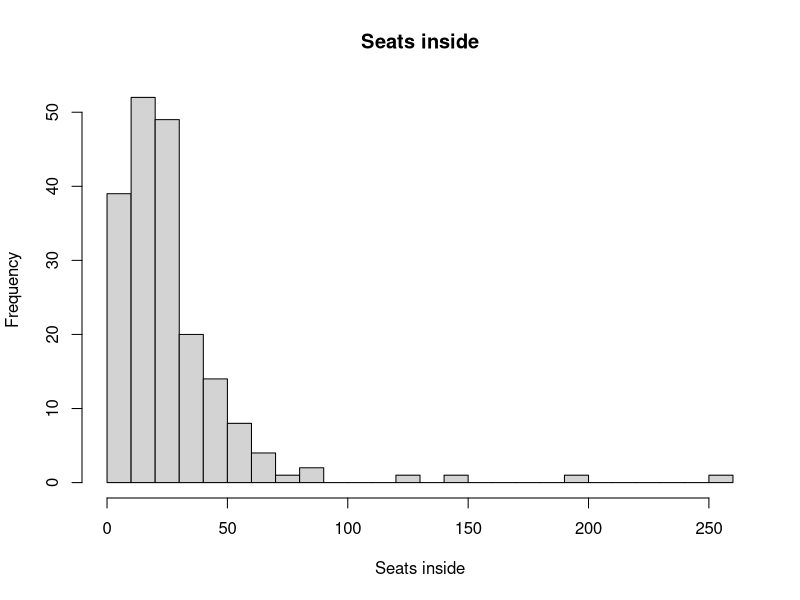
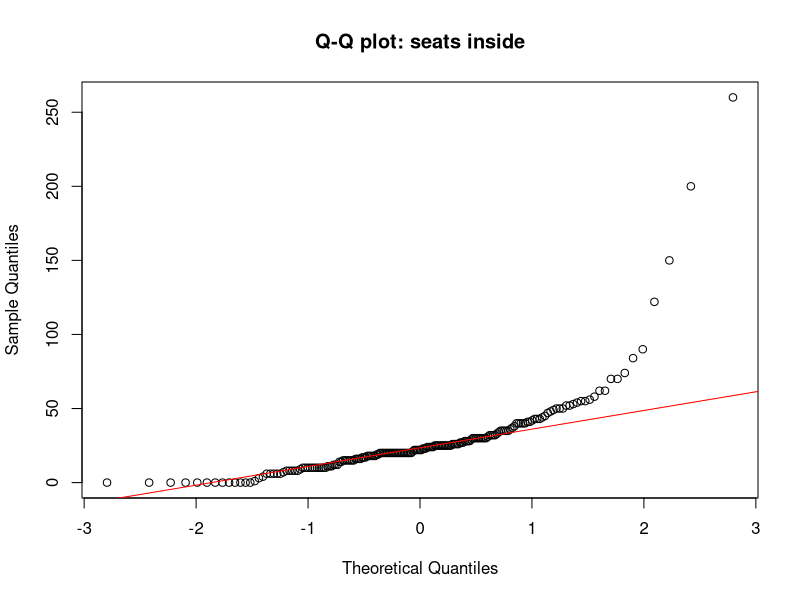
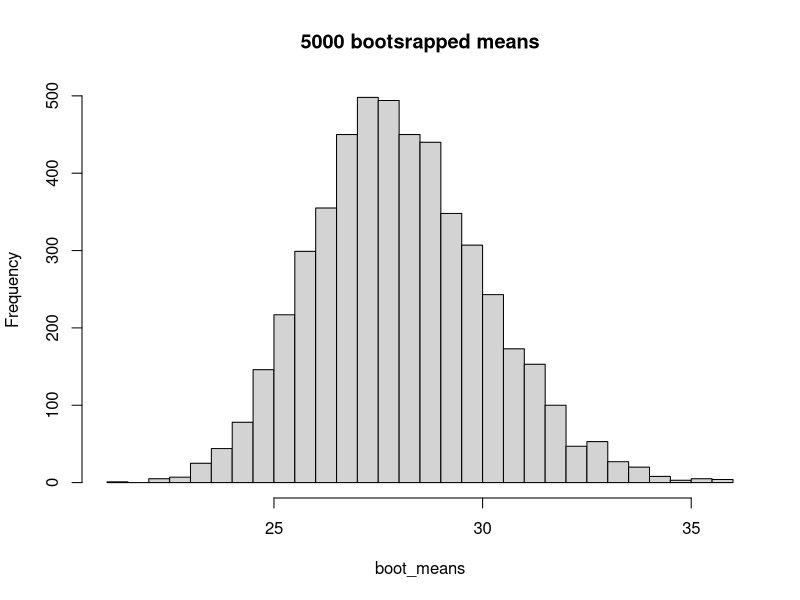
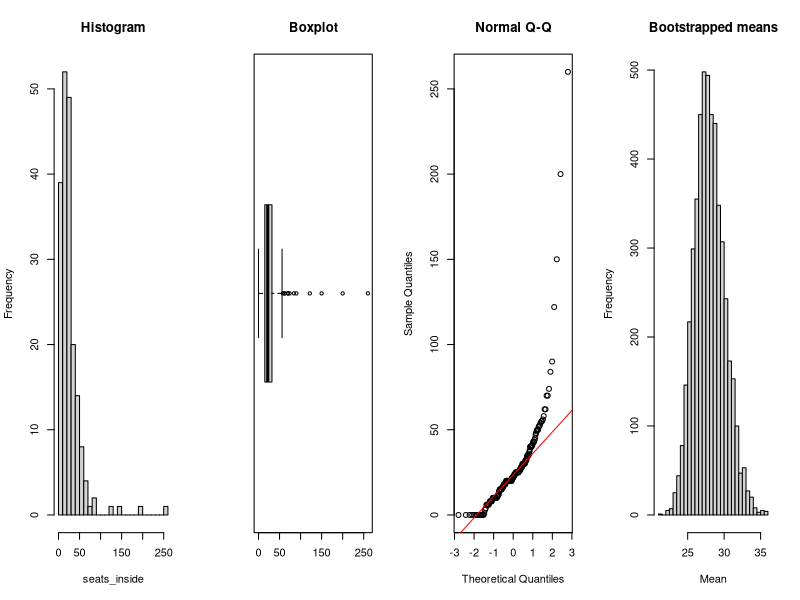
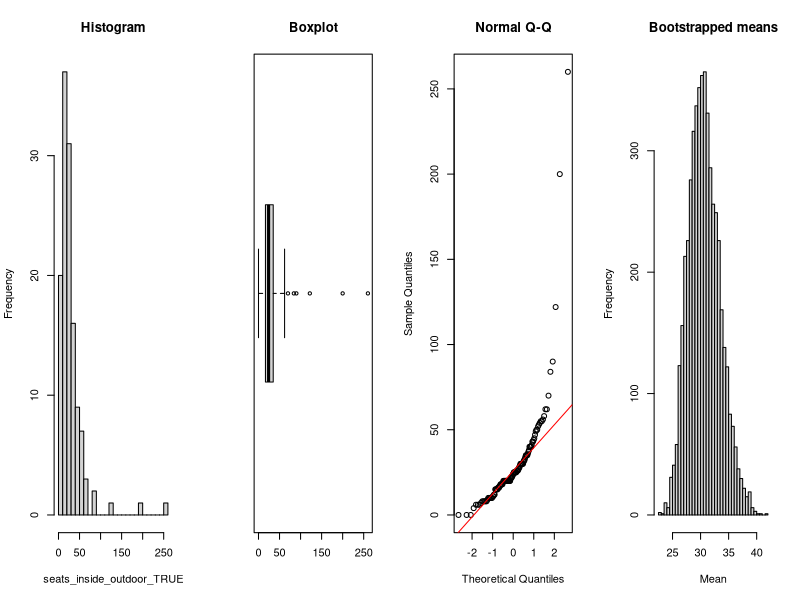
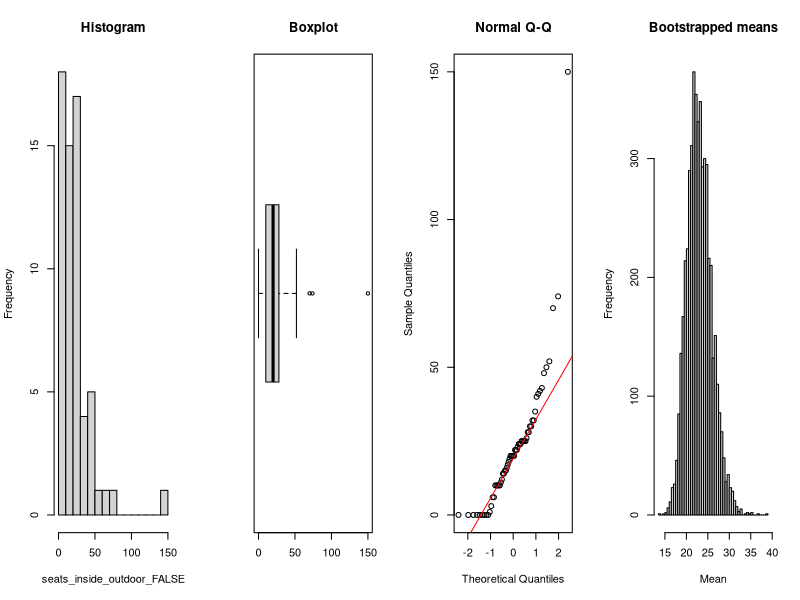
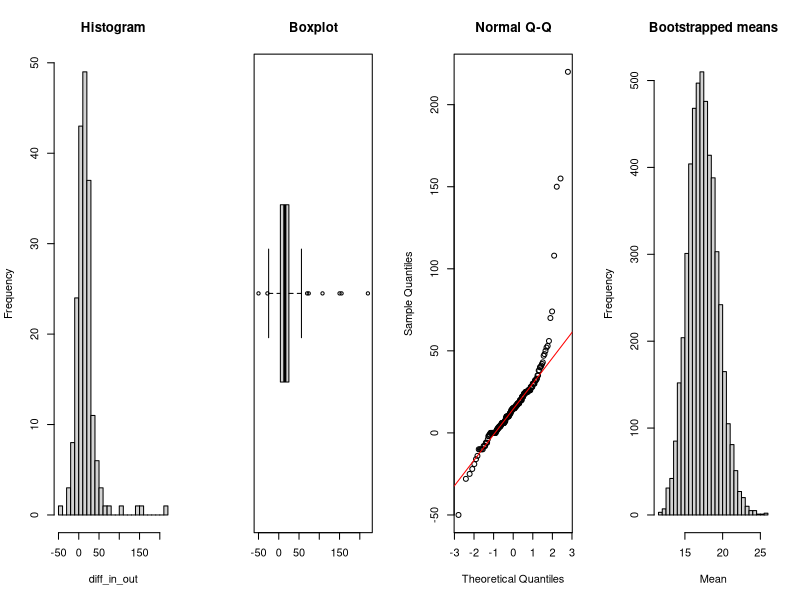
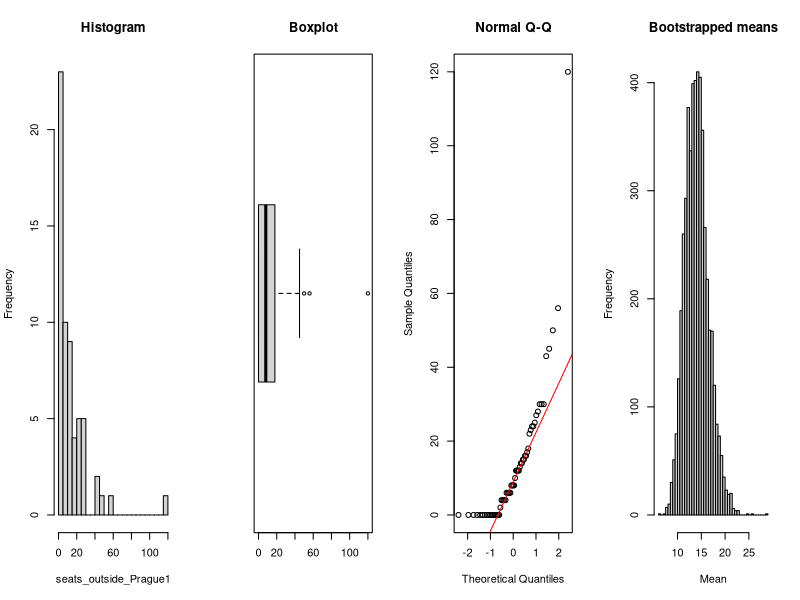

These charts were generated, in order, by the following R code:

# WHAT: a helper that installs a package if it is missing, then loads it,
#       so the script also runs on a computer that doesn't have the package yet.
# HOW:  requireNamespace() checks whether it is installed; if not ('!'),
#       install.packages() installs it from CRAN; library() then loads it
#       (character.only = TRUE because the name is stored in a variable).
load_packages <- function(packages) {
  for (pkg in packages) {
    if (!requireNamespace(pkg, quietly = TRUE)) {
      install.packages(pkg, repos = "https://cloud.r-project.org")
    }
    library(pkg, character.only = TRUE)
  }
}

# WHAT: loads xtable, the package that turns an R table into a LaTeX table
#       for the report (installing it first if needed).
# HOW:  our load_packages() helper.
load_packages("xtable")

# WHAT: makes the folders where the report looks for tables and figures.
# HOW:  dir.create(); recursive = TRUE also makes the parent folder 'report';
#       showWarnings = FALSE stays quiet if they already exist.
dir.create("report/tables",  recursive = TRUE, showWarnings = FALSE)
dir.create("report/figures", recursive = TRUE, showWarnings = FALSE)


df <- read.csv("analysis/dataset.csv")

hist(df$seats_inside, breaks =30, main= "Seats inside", xlab = "Seats inside")
# cafes with or without seat count
sum(!is.na(df$seats_inside))
sum(is.na(df$seats_inside))

#average and middle

mean(df$seats_inside, na.rm = TRUE)
median(df$seats_inside, na.rm = TRUE)

sd(df$seats_inside, na.rm = TRUE)

x <- na.omit(df$seats_inside)

mean((x - mean(x))^3) / sd(x)^3

#-------     

qqnorm(x, main= "Q-Q plot: seats inside")

qqline(x, col="red")

#----
length(x)

set.seed(2026)

boot_means <- replicate(5000, mean(sample(x, replace = TRUE)))
hist(boot_means, breaks = 40, main = "5000 bootsrapped means")

mean((boot_means - mean(boot_means))^3) / sd(boot_means)^3


#------

#checks

# WHAT: our check function, now also saving 4 plots as a PDF and returning the
#       descriptive statistics. 'file' is the short name for the PDF.
# HOW:  function(x, file) takes two inputs: the values, and a file name.
check <- function(x, file) {
  # WHAT: drop missing values.  HOW: na.omit().
  x <- na.omit(x)
  # WHAT: skewness of the data itself.  HOW: the same formula as before.
  skew <- mean((x - mean(x))^3) / sd(x)^3
  # WHAT: the bootstrap of the mean.  HOW: set.seed + replicate, as before.
  set.seed(2026)
  boot_means <- replicate(5000, mean(sample(x, replace = TRUE)))
  # WHAT: skewness of the 5,000 averages.  HOW: same formula.
  boot_skew <- mean((boot_means - mean(boot_means))^3) / sd(boot_means)^3
  # WHAT: rule 1: normal if |skewness| < 1.  HOW: abs() drops the minus sign.
  normal <- abs(skew) < 1
  # WHAT: rule 2: CLT applies if 30+ cafes AND the averages look normal.  HOW: '&' = AND.
  clt <- length(x) >= 30 & abs(boot_skew) < 0.5
  # WHAT: the verdict.  HOW: '|' = OR; ifelse() picks the word.
  verdict <- ifelse(normal | clt, "Parametric", "Non-parametric")
  
  # WHAT: opens a PDF file, e.g. report/figures/D_seats_inside.pdf.
  # HOW:  paste0() glues the pieces of the name together with no spaces;
  #       pdf() starts drawing into that file (10 x 2.8 inches).
  pdf(paste0("report/figures/D_", file, ".pdf"), width = 10, height = 2.8)
  # WHAT: puts 4 plots side by side in one row.  HOW: par(mfrow = c(rows, columns)).
  par(mfrow = c(1, 4))
  # WHAT: plot 1, histogram.  HOW: hist().
  hist(x, breaks = 20, main = "Histogram", xlab = file)
  # WHAT: plot 2, boxplot.  HOW: boxplot(), drawn sideways.
  boxplot(x, horizontal = TRUE, main = "Boxplot")
  # WHAT: plot 3, normal Q-Q plot with its red reference line.  HOW: qqnorm(), qqline().
  qqnorm(x, main = "Normal Q-Q")
  qqline(x, col = "red")
  # WHAT: plot 4, the 5,000 bootstrapped means.  HOW: hist().
  hist(boot_means, breaks = 40, main = "Bootstrapped means", xlab = "Mean")
  # WHAT: closes and saves the PDF.  HOW: dev.off() = "device off".
  dev.off()
  
  # WHAT: returns one row: the statistics (rounded) plus the verdict.
  # HOW:  data.frame(); IQR() = interquartile range; round(x, 1) = 1 decimal.
  data.frame(n = length(x), mean = round(mean(x), 1), sd = round(sd(x), 1),
             median = median(x), iqr = IQR(x), min = min(x), max = max(x),
             skew = round(skew, 2), normal, clt, verdict)
}

# ---- Step 6: The decision table ----

# WHAT: runs check() on every variable and group, saving a PDF for each, and
#       stacks the results into one table D (one row per group).
# HOW:  each check(values, "file name") returns one row; cbind() adds the label;
#       rbind() stacks the rows.
D <- rbind(
  cbind(group = "A1: seats inside, all cafes",
        check(df$seats_inside, "seats_inside")),
  cbind(group = "A2: seats inside, WITH terrace",
        check(df$seats_inside[df$has_outdoor %in% TRUE], "seats_inside_outdoor_TRUE")),
  cbind(group = "A2: seats inside, WITHOUT terrace",
        check(df$seats_inside[df$has_outdoor %in% FALSE], "seats_inside_outdoor_FALSE")),
  cbind(group = "A3: inside minus outside",
        check(df$seats_inside - df$seats_outside, "diff_in_out")),
  cbind(group = "A4: seats outside, Prague 1",
        check(df$seats_outside[df$district_A4 %in% "Prague 1"], "seats_outside_Prague1")),
  cbind(group = "A4: seats outside, Prague 2",
        check(df$seats_outside[df$district_A4 %in% "Prague 2"], "seats_outside_Prague2")),
  cbind(group = "A4: seats outside, Prague 3",
        check(df$seats_outside[df$district_A4 %in% "Prague 3"], "seats_outside_Prague3")),
  cbind(group = "A4: seats outside, Prague 5",
        check(df$seats_outside[df$district_A4 %in% "Prague 5"], "seats_outside_Prague5")),
  cbind(group = "A4: seats outside, Prague 7",
        check(df$seats_outside[df$district_A4 %in% "Prague 7"], "seats_outside_Prague7")),
  cbind(group = "A4: seats outside, Prague 8",
        check(df$seats_outside[df$district_A4 %in% "Prague 8"], "seats_outside_Prague8")),
  cbind(group = "A6-A10: Price Level (CZK)",
        check(df$price_level, "price_level")),
  cbind(group = "A8: distance from Orloj (km)",
        check(df$dist_orloj, "dist_orloj"))
)

# WHAT: shows the table.  HOW: typing its name prints it.
D

# WHAT: saves the DECISION columns as report/tables/D_table.tex (main text).
# HOW:  D[, c(...)] picks the columns; xtable() + print(file = ) writes LaTeX;
#       no row numbers; booktabs = clean lines; floating = FALSE (caption is in report.tex).
print(xtable(D[, c("group", "n", "skew", "normal", "clt", "verdict")]),
      file = "report/tables/D_table.tex",
      include.rownames = FALSE, booktabs = TRUE, floating = FALSE)

# WHAT: saves the STATISTICS columns as report/tables/D_stats.tex (appendix).
# HOW:  same as above, other columns.
print(xtable(D[, c("group", "n", "mean", "sd", "median", "iqr", "min", "max")]),
      file = "report/tables/D_stats.tex",
      include.rownames = FALSE, booktabs = TRUE, floating = FALSE)

# ---- Step 7: Yes/no variables (counts and percentages) ----

# WHAT: a table with the Yes and No counts of the four yes/no variables.
# HOW:  sum(x, na.rm = TRUE) counts the TRUEs (Yes); sum(!x, ...) counts the
#       FALSEs (No), because '!' flips FALSE to TRUE.
cat_tab <- data.frame(
  variable = c("Small cafe (15 or fewer seats)", "Top-rated (4.7 or higher)",
               "Outdoor seating", "Above-median Price Level"),
  yes = c(sum(df$small_cafe, na.rm = TRUE), sum(df$top_rated, na.rm = TRUE),
          sum(df$has_outdoor, na.rm = TRUE), sum(df$above_median_price, na.rm = TRUE)),
  no  = c(sum(!df$small_cafe, na.rm = TRUE), sum(!df$top_rated, na.rm = TRUE),
          sum(!df$has_outdoor, na.rm = TRUE), sum(!df$above_median_price, na.rm = TRUE)))

# WHAT: the percentage of Yes for each variable.
# HOW:  yes / (yes + no) x 100, rounded to 1 decimal.
cat_tab$percent_yes <- round(100 * cat_tab$yes / (cat_tab$yes + cat_tab$no), 1)

# WHAT: shows it, and saves it as report/tables/D_categorical.tex.
# HOW:  print, then xtable() + print(file = ).
cat_tab
print(xtable(cat_tab), file = "report/tables/D_categorical.tex",
      include.rownames = FALSE, booktabs = TRUE, floating = FALSE)
